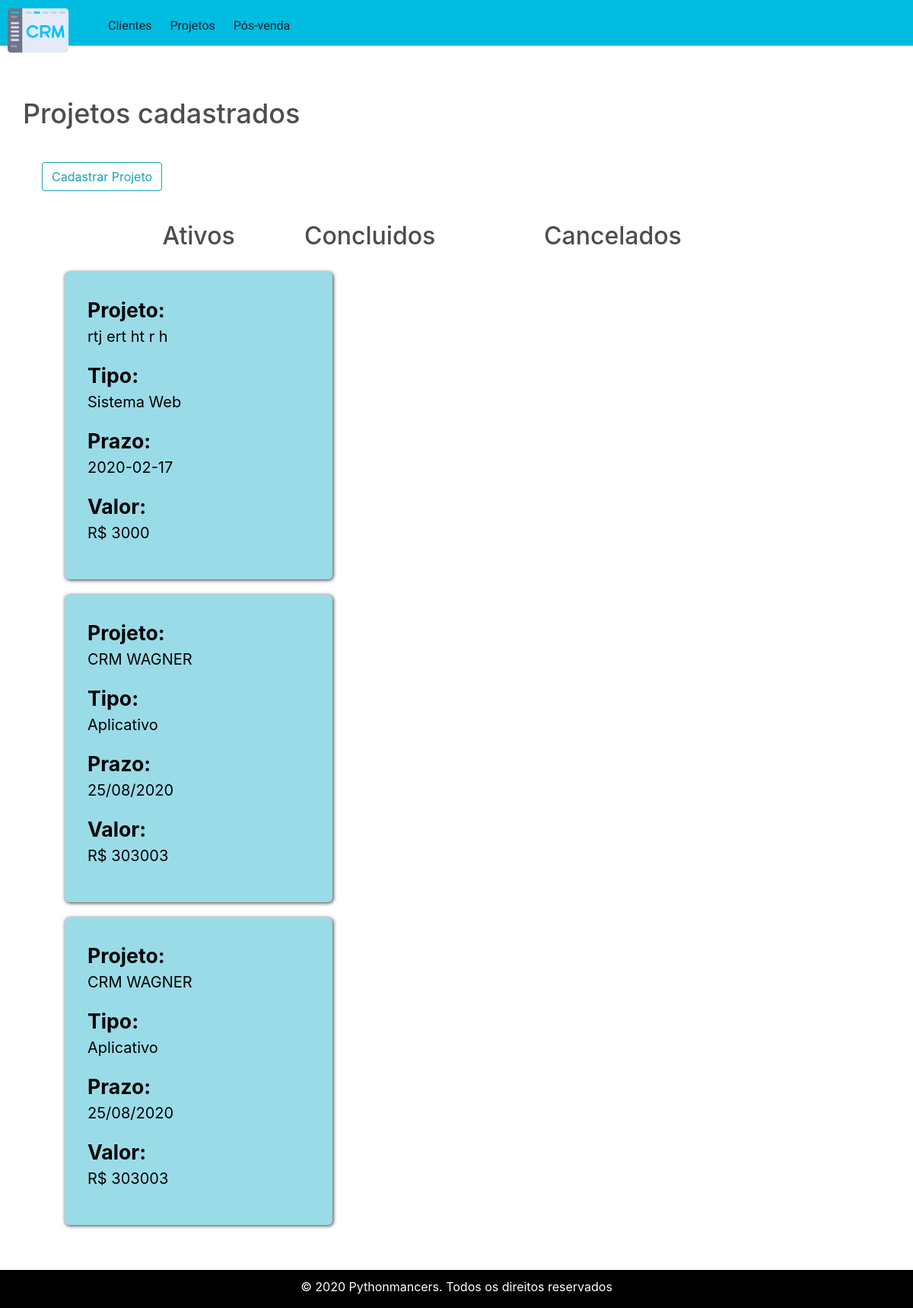
The app's page /projetos/ with its own data.
### crm/projetos/models.py (models this page shows, shortened)
class Projeto(db.Model):
    __tablename__ = "projeto"
    id = db.Column(db.Integer, primary_key = True)
    nome = db.Column(db.String,nullable = False)
    comentarios = db.Column(db.String, nullable = True)
    nota = db.Column(db.Integer, nullable = True)
    tipo = db.Column(db.String)
    cliente = db.Column(db.String)
    url = db.Column(db.String)
    valor = db.Column(db.Integer)
    po = db.Column(db.String)
    prazo = db.Column(db.Integer)
    inicio = db.Column(db.String)
    data = db.Column(db.Integer)
    status = db.Column(db.String)

### crm/projetos/view.py (the view, shortened to what this page needs)
@projeto.route('/', methods=['POST', 'GET'])
def index():
    projetos = Projeto.query.all()
    projetos.sort(key=lambda x: x.data, reverse=False)
    return render_template('projetos.html', projetos=projetos)

### crm/projetos/templates/projetos.html (shortened to what this page needs)
{% extends 'base.html' %}
{% block links %}
<link rel="stylesheet" href="{{url_for('static', filename='css/projetoss.css')}}">
{% endblock links %}
{% block content %}
<h1>Projetos cadastrados</h1>
<div id="projetos">
    <div class="container">
        <button id="cadastro" class="btn btn-outline-info">Cadastrar Projeto</button>
        <div class="container">
            <div class="row justify-content-center">
                <div class="col-md-4">
                    <nav id="ativos" class="col col-6 justify-content-center">
                        <ul>
                            <h2 class=" text-center">Ativos</h2>
                            {% for p in projetos %}
                            {% if p.status == 'Ativo' %}
                            <a href="{{url_for('projeto.especifico',_id=p.id)}}">
                                <li>
                                    <strong>Projeto:</strong>
                                    <p style="font-size: 15pt;">{{p.nome}}</p>
                                    <strong>Tipo:</strong>
                                    <p style="font-size: 15pt;">{{p.tipo}}</p>
                                    <strong>Prazo:</strong>
                                    <p style="font-size: 15pt;">{{p.prazo}}</p>
                                    <strong style="padding-right: 95px;">Valor:</strong>
                                    <p style="font-size: 15pt;">R$ {{p.valor}}</p>
                                </li>
                            </a>
                            {% endif %}
                            {% endfor %}
                        </ul>
                    </nav>
                </div>
                <div class="col-md-4">
                    <nav id="concluidos" class="col col-6 justify-content-center">
                        <ul>
                            <h2 class=" text-center">Concluidos</h2>
                        </ul>
                    </nav>
                </div>
                <div class="col-md-4">
                    <nav id="concluidos" class="col col-6 justify-content-center">
                        <ul>
                            <h2 class=" text-center">Cancelados</h2>
                        </ul>
                    </nav>
                </div>
            </div>
        </div>
    </div>
</div>
{% endblock content%}

### crm/static/css/indexx.css (style rules this page uses)
body { font-family: 'Oswald', Helvetica, sans-serif; background-color: #f1f1f5; height: 100%; margin: 0; }
#projetos { font-size: 20pt; color: #00bce1; }

### crm/static/css/projetoss.css (style rules this page uses)
h1 { padding-top: 28px; font-size: 36px; text-align: center; color: #4d4d4d; }
h2 { color: #4d4d4d; }
a { text-decoration: none; }
a, a:link, a:visited { text-decoration: none; color:#000; }
div.container { margin-top: 30px; }
#cadastro { margin-left: 10px; }
#ativos { width: 50%; }
#ativos h2 { text-align: center; }
#concluidos { width: 50%; }
#concluidos h2 { text-align: center; }
#projetos ul { display: grid; grid-template-columns: auto; grid-template-rows: auto; gap: 20px; list-style: none; margin: 10px; padding-inline-start: 0px; }
#projetos ul li { font-size: 18px; background: #9adbe8; padding: 30px; border-radius: 6px; box-shadow: 1px 1px 5px #333; font-size: 20pt; padding-right: 150px; }
#projetos ul li p { font-size: 15pt; }

### records on screen
Projeto: nome "rtj ert ht r h", tipo "Sistema Web", prazo "2020-02-17", valor "3000"
Projeto: nome "CRM WAGNER", tipo "Aplicativo", prazo "25/08/2020", valor "303003"
Projeto: nome "CRM WAGNER", tipo "Aplicativo", prazo "25/08/2020", valor "303003"
